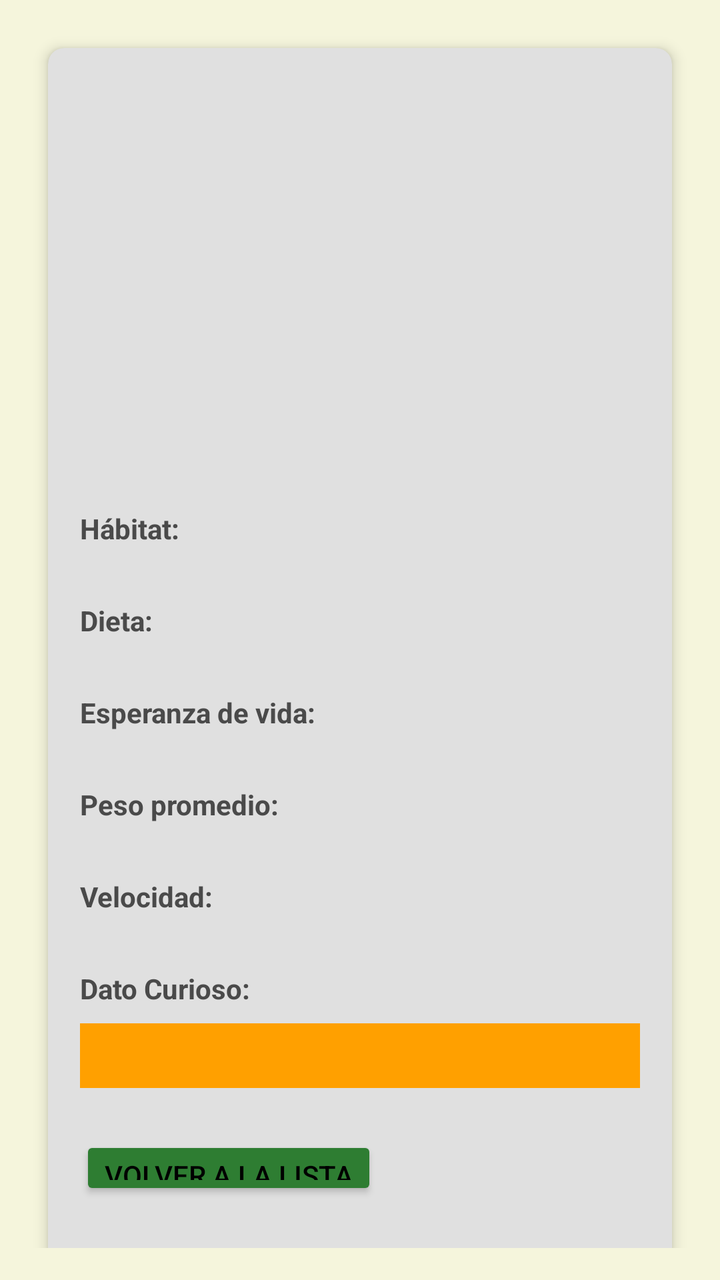
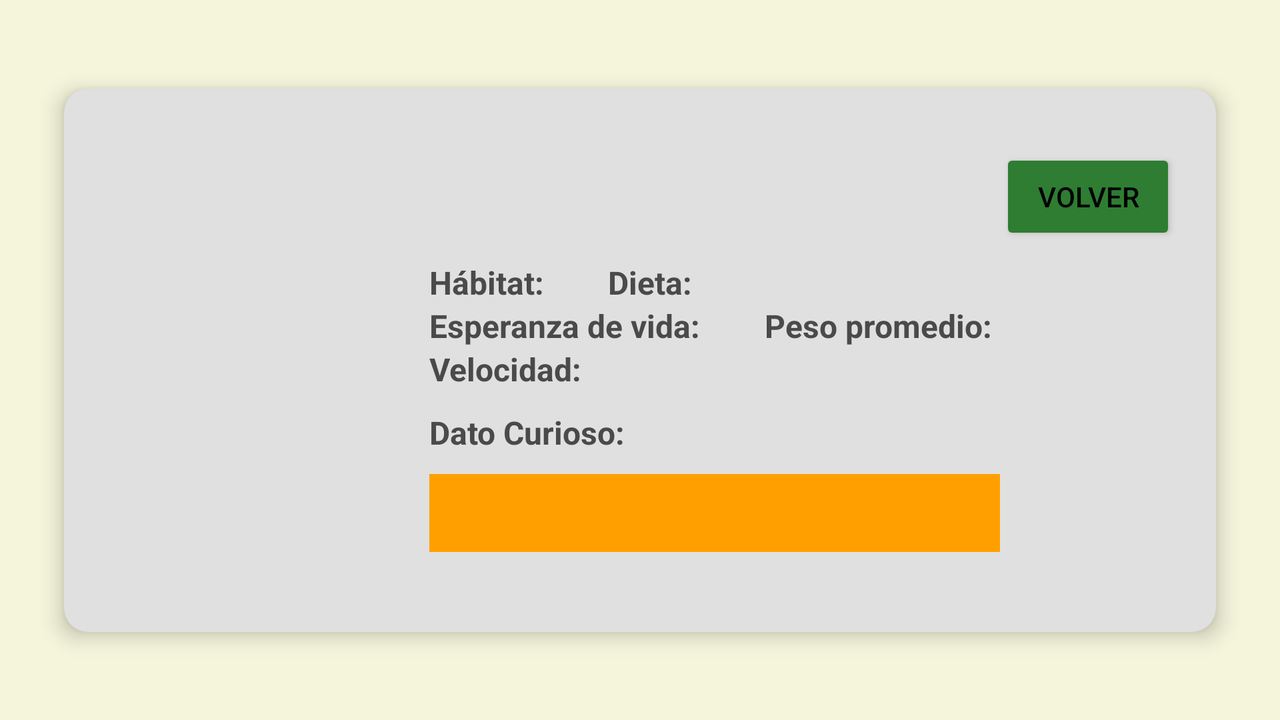

First picture: res/layout/ on a phone held upright. Second picture: the repository's own variant of that layout, on a device whose configuration matches the variant's folder. Source for both follows.
<!-- AndroidManifest.xml: application theme Theme.PruebaPractica -->
<!-- res/layout/activity_animal_detail.xml -->
<androidx.constraintlayout.widget.ConstraintLayout
    xmlns:android="http://schemas.android.com/apk/res/android"
    xmlns:app="http://schemas.android.com/apk/res-auto"
    android:layout_width="match_parent"
    android:layout_height="match_parent"
    android:padding="@dimen/padding_large"
    android:background="@color/colorBackground">

    
    <androidx.cardview.widget.CardView
        android:layout_width="0dp"
        android:layout_height="wrap_content"
        android:layout_margin="@dimen/card_margin"
        app:cardElevation="@dimen/card_elevation"
        app:cardCornerRadius="@dimen/card_corner_radius"
        app:cardBackgroundColor="@color/colorSurface"
        app:layout_constraintTop_toTopOf="parent"
        app:layout_constraintStart_toStartOf="parent"
        app:layout_constraintEnd_toEndOf="parent">

        <LinearLayout
            android:layout_width="match_parent"
            android:layout_height="wrap_content"
            android:orientation="vertical"
            android:padding="@dimen/padding_large">

            
            <ImageView
                android:id="@+id/animalImageView"
                android:layout_width="match_parent"
                android:layout_height="@dimen/image_height"
                android:contentDescription="@string/animal_image"
                android:scaleType="centerCrop"
                app:layout_constraintDimensionRatio="16:9" />

            
            <TextView
                android:id="@+id/nombreTextView"
                android:layout_width="wrap_content"
                android:layout_height="wrap_content"
                android:layout_marginTop="@dimen/padding_large"
                android:textSize="@dimen/text_size_large"
                android:textStyle="bold"
                android:textColor="@color/textPrimary" />

            <TextView
                android:id="@+id/nombreCientificoTextView"
                android:layout_width="wrap_content"
                android:layout_height="wrap_content"
                android:textSize="@dimen/text_size_small"
                android:textColor="@color/textSecondary"
                android:layout_marginBottom="@dimen/padding_small" />

            
            <TextView
                android:layout_width="wrap_content"
                android:layout_height="wrap_content"
                android:text="Hábitat:"
                android:textSize="@dimen/text_size_medium"
                android:textStyle="bold"
                android:textColor="@color/textSecondary" />
            <TextView
                android:id="@+id/habitatTextView"
                android:layout_width="wrap_content"
                android:layout_height="wrap_content"
                android:textSize="@dimen/text_size_medium"
                android:textColor="@color/textPrimary"
                android:layout_marginBottom="@dimen/padding_small" />

            
            <TextView
                android:layout_width="wrap_content"
                android:layout_height="wrap_content"
                android:text="Dieta:"
                android:textSize="@dimen/text_size_medium"
                android:textStyle="bold"
                android:textColor="@color/textSecondary" />
            <TextView
                android:id="@+id/dietaTextView"
                android:layout_width="wrap_content"
                android:layout_height="wrap_content"
                android:textSize="@dimen/text_size_medium"
                android:textColor="@color/textPrimary"
                android:layout_marginBottom="@dimen/padding_small" />

            
            <TextView
                android:layout_width="wrap_content"
                android:layout_height="wrap_content"
                android:text="Esperanza de vida:"
                android:textSize="@dimen/text_size_medium"
                android:textStyle="bold"
                android:textColor="@color/textSecondary" />
            <TextView
                android:id="@+id/vidaTextView"
                android:layout_width="wrap_content"
                android:layout_height="wrap_content"
                android:textSize="@dimen/text_size_medium"
                android:textColor="@color/textPrimary"
                android:layout_marginBottom="@dimen/padding_small" />

            
            <TextView
                android:layout_width="wrap_content"
                android:layout_height="wrap_content"
                android:text="Peso promedio:"
                android:textSize="@dimen/text_size_medium"
                android:textStyle="bold"
                android:textColor="@color/textSecondary" />
            <TextView
                android:id="@+id/pesoTextView"
                android:layout_width="wrap_content"
                android:layout_height="wrap_content"
                android:textSize="@dimen/text_size_medium"
                android:textColor="@color/textPrimary"
                android:layout_marginBottom="@dimen/padding_small" />

            
            <TextView
                android:layout_width="wrap_content"
                android:layout_height="wrap_content"
                android:text="Velocidad:"
                android:textSize="@dimen/text_size_medium"
                android:textStyle="bold"
                android:textColor="@color/textSecondary" />
            <TextView
                android:id="@+id/velocidadTextView"
                android:layout_width="wrap_content"
                android:layout_height="wrap_content"
                android:textSize="@dimen/text_size_medium"
                android:textColor="@color/textPrimary"
                android:layout_marginBottom="@dimen/padding_small" />

            
            <TextView
                android:layout_width="wrap_content"
                android:layout_height="wrap_content"
                android:text="Dato Curioso:"
                android:textSize="@dimen/text_size_medium"
                android:textStyle="bold"
                android:textColor="@color/textSecondary" />
            <TextView
                android:id="@+id/datoCuriosoTextView"
                android:layout_width="match_parent"
                android:layout_height="wrap_content"
                android:padding="@dimen/padding_small"
                android:textSize="@dimen/text_size_small"
                android:background="@color/colorSecondary"
                android:textColor="@color/textOnSecondary"
                android:layout_marginTop="@dimen/padding_small"
                android:layout_marginBottom="@dimen/padding_large" />

            <Button
                android:id="@+id/returnButton"
                android:layout_width="wrap_content"
                android:layout_height="wrap_content"
                android:backgroundTint="@color/colorPrimary"
                android:text="Volver a la lista"
                android:layout_marginTop="@dimen/padding_small"
                android:layout_marginBottom="@dimen/padding_large" />
        </LinearLayout>


    </androidx.cardview.widget.CardView>

</androidx.constraintlayout.widget.ConstraintLayout>
<!-- resources referenced by this layout -->
<resources>
  <color name="colorBackground">#F5F5DC</color>
  <color name="colorPrimary">#2E7D32</color>
  <color name="colorSecondary">#FFA000</color>
  <color name="colorSurface">#E0E0E0</color>
  <color name="textOnSecondary">#FFFFFF</color>
  <color name="textPrimary">#000000</color>
  <color name="textSecondary">#4A4A4A</color>
  <dimen name="card_corner_radius">8dp</dimen>
  <dimen name="card_elevation">4dp</dimen>
  <dimen name="card_margin">8dp</dimen>
  <dimen name="image_height">150dp</dimen>
  <dimen name="padding_large">16dp</dimen>
  <dimen name="padding_small">8dp</dimen>
  <dimen name="text_size_large">18sp</dimen>
  <dimen name="text_size_medium">14sp</dimen>
  <dimen name="text_size_small">12sp</dimen>
  <string name="animal_image">Imagen</string>
  <style name="Theme.PruebaPractica" parent="Theme.MaterialComponents.DayNight.DarkActionBar">
          
          <item name="colorPrimary">@color/colorPrimary</item>
          <item name="colorPrimaryVariant">@color/colorPrimaryVariant</item>
          <item name="colorSecondary">@color/colorSecondary</item>
  
          
          <item name="android:colorBackground">@color/colorBackground</item>
          <item name="colorSurface">@color/colorSurface</item>
  
          
          <item name="android:textColorPrimary">@color/textPrimary</item>
          <item name="android:textColorSecondary">@color/textSecondary</item>
      </style>
  <color name="colorPrimaryVariant">#1B5E20</color>
</resources>
<!-- res/layout-land/activity_animal_detail.xml (the author's variant of the layout above) -->
<!-- drawn on the phone turned sideways -->
<?xml version="1.0" encoding="utf-8"?>
<androidx.constraintlayout.widget.ConstraintLayout
    xmlns:android="http://schemas.android.com/apk/res/android"
    xmlns:app="http://schemas.android.com/apk/res-auto"
    android:layout_width="match_parent"
    android:layout_height="match_parent"
    android:padding="@dimen/padding_large"
    android:background="@color/colorBackground">

    
    <androidx.cardview.widget.CardView
        android:layout_width="0dp"
        android:layout_height="wrap_content"
        android:layout_margin="@dimen/card_margin"
        app:cardElevation="@dimen/card_elevation"
        app:cardCornerRadius="@dimen/card_corner_radius"
        app:cardBackgroundColor="@color/colorSurface"
        app:layout_constraintTop_toTopOf="parent"
        app:layout_constraintStart_toStartOf="parent"
        app:layout_constraintEnd_toEndOf="parent"
        app:layout_constraintBottom_toBottomOf="parent">


        <LinearLayout
            android:layout_width="match_parent"
            android:layout_height="wrap_content"
            android:orientation="horizontal"
            android:padding="@dimen/padding_large">

            
            <ImageView
                android:id="@+id/animalImageView"
                android:layout_width="0dp"
                android:layout_height="match_parent"
                android:layout_weight="1"
                android:contentDescription="@string/animal_image"
                android:scaleType="centerCrop"
                android:layout_marginEnd="@dimen/image_margin_end"
                app:layout_constraintDimensionRatio="16:9" />


            <LinearLayout
                android:layout_width="0dp"
                android:layout_height="wrap_content"
                android:layout_weight="2"
                android:orientation="vertical">

                
                <TextView
                    android:id="@+id/nombreTextView"
                    android:layout_width="wrap_content"
                    android:layout_height="wrap_content"
                    android:textSize="@dimen/text_size_large"
                    android:textStyle="bold"
                    android:textColor="@color/textPrimary"
                    android:layout_marginBottom="@dimen/padding_small" />

                <TextView
                    android:id="@+id/nombreCientificoTextView"
                    android:layout_width="wrap_content"
                    android:layout_height="wrap_content"
                    android:textSize="@dimen/text_size_small"
                    android:textColor="@color/textSecondary"
                    android:layout_marginBottom="@dimen/padding_small" />

                
                <LinearLayout
                    android:layout_width="match_parent"
                    android:layout_height="wrap_content"
                    android:orientation="horizontal">

                    <TextView
                        android:layout_width="wrap_content"
                        android:layout_height="wrap_content"
                        android:text="Hábitat:"
                        android:textSize="@dimen/text_size_medium"
                        android:textStyle="bold"
                        android:textColor="@color/textSecondary"
                        android:layout_marginEnd="4dp" />
                    <TextView
                        android:id="@+id/habitatTextView"
                        android:layout_width="wrap_content"
                        android:layout_height="wrap_content"
                        android:textSize="@dimen/text_size_medium"
                        android:textColor="@color/textPrimary" />

                    <TextView
                        android:layout_width="wrap_content"
                        android:layout_height="wrap_content"
                        android:text="   Dieta:"
                        android:textSize="@dimen/text_size_medium"
                        android:textStyle="bold"
                        android:textColor="@color/textSecondary"
                        android:layout_marginStart="16dp" />
                    <TextView
                        android:id="@+id/dietaTextView"
                        android:layout_width="wrap_content"
                        android:layout_height="wrap_content"
                        android:textSize="@dimen/text_size_medium"
                        android:textColor="@color/textPrimary" />
                </LinearLayout>

                
                <LinearLayout
                    android:layout_width="match_parent"
                    android:layout_height="wrap_content"
                    android:orientation="horizontal">

                    <TextView
                        android:layout_width="wrap_content"
                        android:layout_height="wrap_content"
                        android:text="Esperanza de vida:"
                        android:textSize="@dimen/text_size_medium"
                        android:textStyle="bold"
                        android:textColor="@color/textSecondary"
                        android:layout_marginEnd="4dp" />
                    <TextView
                        android:id="@+id/vidaTextView"
                        android:layout_width="wrap_content"
                        android:layout_height="wrap_content"
                        android:textSize="@dimen/text_size_medium"
                        android:textColor="@color/textPrimary" />

                    <TextView
                        android:layout_width="wrap_content"
                        android:layout_height="wrap_content"
                        android:text="   Peso promedio:"
                        android:textSize="@dimen/text_size_medium"
                        android:textStyle="bold"
                        android:textColor="@color/textSecondary"
                        android:layout_marginStart="16dp" />
                    <TextView
                        android:id="@+id/pesoTextView"
                        android:layout_width="wrap_content"
                        android:layout_height="wrap_content"
                        android:textSize="@dimen/text_size_medium"
                        android:textColor="@color/textPrimary" />
                </LinearLayout>

                
                <LinearLayout
                    android:layout_width="match_parent"
                    android:layout_height="wrap_content"
                    android:orientation="horizontal">

                    <TextView
                        android:layout_width="wrap_content"
                        android:layout_height="wrap_content"
                        android:text="Velocidad:"
                        android:textSize="@dimen/text_size_medium"
                        android:textStyle="bold"
                        android:textColor="@color/textSecondary"
                        android:layout_marginEnd="4dp" />
                    <TextView
                        android:id="@+id/velocidadTextView"
                        android:layout_width="wrap_content"
                        android:layout_height="wrap_content"
                        android:textSize="@dimen/text_size_medium"
                        android:textColor="@color/textPrimary" />
                </LinearLayout>

                
                <TextView
                    android:layout_width="wrap_content"
                    android:layout_height="wrap_content"
                    android:text="Dato Curioso:"
                    android:textSize="@dimen/text_size_medium"
                    android:textStyle="bold"
                    android:textColor="@color/textSecondary"
                    android:layout_marginTop="@dimen/padding_small" />
                <TextView
                    android:id="@+id/datoCuriosoTextView"
                    android:layout_width="match_parent"
                    android:layout_height="wrap_content"
                    android:padding="@dimen/padding_small"
                    android:textSize="@dimen/text_size_small"
                    android:background="@color/colorSecondary"
                    android:textColor="@color/textOnSecondary"
                    android:layout_marginTop="@dimen/padding_small"
                    android:layout_marginBottom="@dimen/padding_large" />


            </LinearLayout>
            <Button
                android:id="@+id/returnButton"
                android:layout_width="wrap_content"
                android:layout_height="wrap_content"
                android:backgroundTint="@color/colorPrimary"
                android:text="Volver"
                android:layout_marginTop="@dimen/padding_small"
                android:layout_marginBottom="@dimen/padding_large" />
        </LinearLayout>

    </androidx.cardview.widget.CardView>

</androidx.constraintlayout.widget.ConstraintLayout>
<!-- resources referenced by the variant -->
<!-- as the phone turned sideways resolves them -->
<resources>
  <color name="colorBackground">#F5F5DC</color>
  <color name="colorPrimary">#2E7D32</color>
  <color name="colorSecondary">#FFA000</color>
  <color name="colorSurface">#E0E0E0</color>
  <color name="textOnSecondary">#FFFFFF</color>
  <color name="textPrimary">#000000</color>
  <color name="textSecondary">#4A4A4A</color>
  <!-- from res/values-land/ -->
  <dimen name="card_corner_radius">12dp</dimen>
  <!-- from res/values-land/ -->
  <dimen name="card_elevation">6dp</dimen>
  <!-- from res/values-land/ -->
  <dimen name="card_margin">12dp</dimen>
  <!-- from res/values-land/ -->
  <dimen name="image_margin_end">20dp</dimen>
  <!-- from res/values-land/ -->
  <dimen name="padding_large">20dp</dimen>
  <!-- from res/values-land/ -->
  <dimen name="padding_small">10dp</dimen>
  <!-- from res/values-land/ -->
  <dimen name="text_size_large">20sp</dimen>
  <!-- from res/values-land/ -->
  <dimen name="text_size_medium">16sp</dimen>
  <!-- from res/values-land/ -->
  <dimen name="text_size_small">14sp</dimen>
  <string name="animal_image">Imagen</string>
  <style name="Theme.PruebaPractica" parent="Theme.MaterialComponents.DayNight.DarkActionBar">
          
          <item name="colorPrimary">@color/colorPrimary</item>
          <item name="colorPrimaryVariant">@color/colorPrimaryVariant</item>
          <item name="colorSecondary">@color/colorSecondary</item>
  
          
          <item name="android:colorBackground">@color/colorBackground</item>
          <item name="colorSurface">@color/colorSurface</item>
  
          
          <item name="android:textColorPrimary">@color/textPrimary</item>
          <item name="android:textColorSecondary">@color/textSecondary</item>
      </style>
  <color name="colorPrimaryVariant">#1B5E20</color>
</resources>
